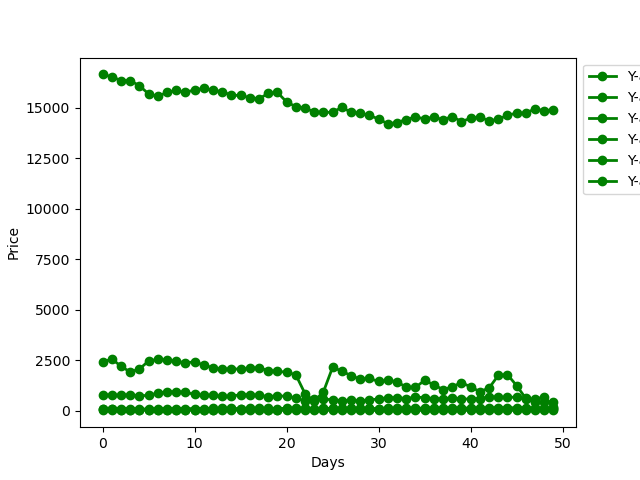
#> input picture stock/CSV/INFY.png, 640 x 480 px; its folder holds 6 pictures in this run
$ python -i PRICE_GRAPH.py   (imports and definitions only)
#> lines starting #> are read from the running program, lines starting #| are printed output that depends on the picture
from tkinter import * # for GUI
import tkinter as tk # For alias
import PIL.Image # to display image on tkinter
# [3 lines not run here, left out]
from PIL import ImageTk , Image
from nltk.sentiment.vader import SentimentIntensityAnalyzer # Import function from library

def Home():
    window=tk.Tk()
    window.title("Sentiment Graph Per Company")
    w, h = window.winfo_screenwidth(), window.winfo_screenheight()
    window.geometry("%dx%d+0+0" % (w, h))
    window.configure(background="black")


    load1 = Image.open(r"CSV/INFY.png")
#> load1 is the input picture: PIL image 640x480 RGBA; mean R, G, B, A 238.8, 245.5, 238.8, 255
    load1 = load1.resize((200,200))
#> load1: PIL image 200x200 RGBA
    render1 = ImageTk.PhotoImage(load1)
    i1 = tk.Label(window, image = render1,fg="white" , height=170, width= 170)
    i1.place(x=0,y=0)
    i1_n = tk.Label(window,text="@Infosys",fg="black" , height=1, width= 10)
    i1_n.place(x=0,y=180)


    load2 = PIL.Image.open(r"CSV/BHEL.png")
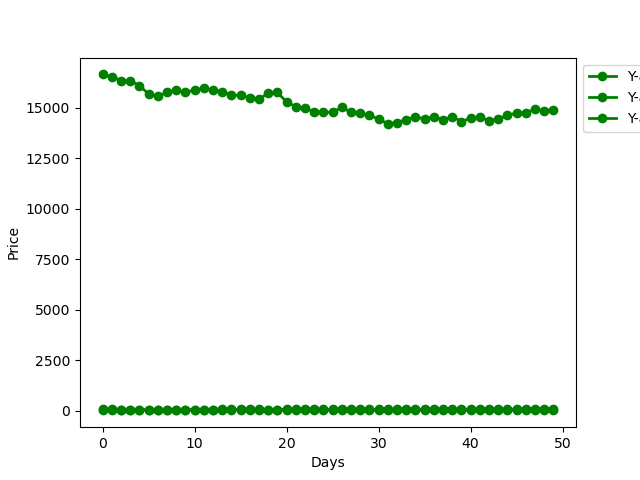
#> input picture stock/CSV/BHEL.png, 640 x 480 px
#> load2 is the input picture: PIL image 640x480 RGBA; mean R, G, B, A 245.4, 248.8, 245.4, 255
    load2 = load2.resize((200,200))
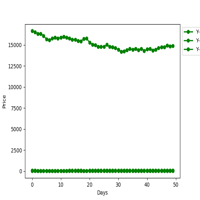
#> load2: PIL image 200x200 RGBA; mean R, G, B, A 245.2, 248.6, 245.2, 255
    render2 = ImageTk.PhotoImage(load2)
    i2 = tk.Label(window, image = render2 , height=170, width= 170)
    i2.place(x=190,y=0)
    i1_n = tk.Label(window,text="@BHEL",fg="black" , height=1, width= 24)
    i1_n.place(x=190,y=180)

    load3 = PIL.Image.open(r"CSV/M&M.png")
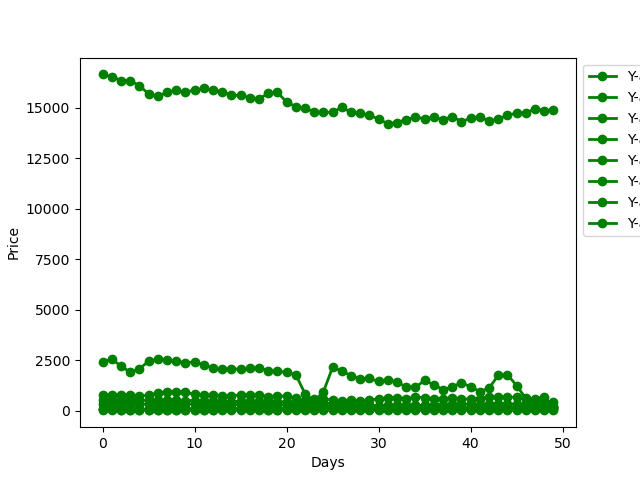
#> input picture stock/CSV/M&M.png, 640 x 480 px
#> load3 is the input picture: PIL image 640x480 RGBA; mean R, G, B, A 237.3, 244.7, 237.3, 255
    load3 = load3.resize((200,200))
#> load3: PIL image 200x200 RGBA
    render3 = ImageTk.PhotoImage(load3)
    i3 = tk.Label(window, image = render3 , height=170, width= 170)
    i3.place(x=380,y=0)
    i1_n = tk.Label(window,text="@M&M",fg="black" , height=1, width= 10)
    i1_n.place(x=380,y=180)

    load4 = PIL.Image.open(r"CSV/MINDTREE.png")
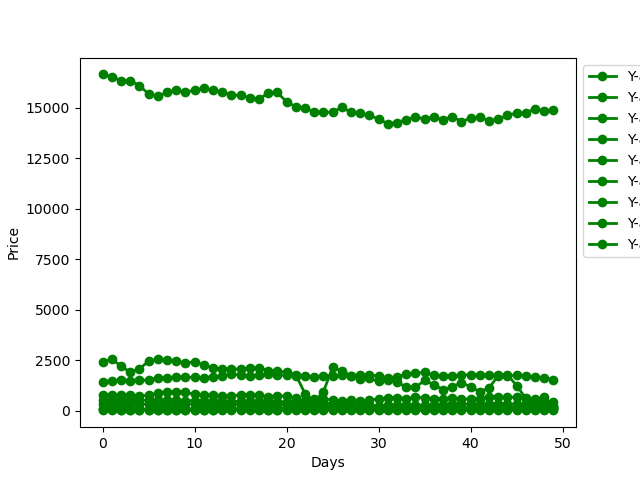
#> input picture stock/CSV/MINDTREE.png, 640 x 480 px
#> load4 is the input picture: PIL image 640x480 RGBA; mean R, G, B, A 234.8, 243.4, 234.8, 255
    load4 = load4.resize((200,200))
#> load4: PIL image 200x200 RGBA
    render4 = ImageTk.PhotoImage(load4)
    i4 = tk.Label(window, image = render4 , height=170, width= 170)
    i4.place(x=570,y=0)
    i1_n = tk.Label(window,text="@MindTree",fg="black" , height=1, width= 10)
    i1_n.place(x=570,y=180)

    load5 = PIL.Image.open(r"CSV/HDFC.png")
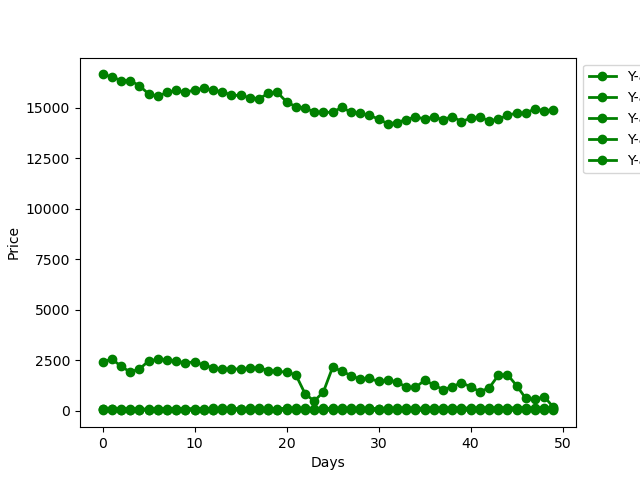
#> input picture stock/CSV/HDFC.png, 640 x 480 px
#> load5 is the input picture: PIL image 640x480 RGBA; mean R, G, B, A 241.6, 246.9, 241.6, 255
    load5 = load5.resize((200,200))
#> load5: PIL image 200x200 RGBA
    render5 = ImageTk.PhotoImage(load5)
    i5 = tk.Label(window, image = render5 , height=170, width= 170)
    i5.place(x=760,y=0)
    i1_n = tk.Label(window,text="@HDFC_Bank",fg="black" , height=1, width= 15)
    i1_n.place(x=760,y=180)

    load6 = PIL.Image.open(r"CSV/SBIN.png")
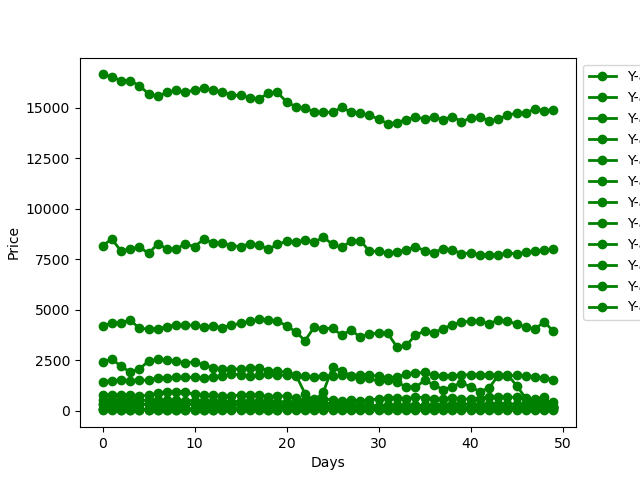
#> input picture stock/CSV/SBIN.png, 640 x 480 px
#> load6 is the input picture: PIL image 640x480 RGBA; mean R, G, B, A 228.1, 240.1, 228.1, 255
    load6 = load6.resize((200,200))
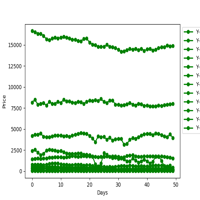
#> load6: PIL image 200x200 RGBA; mean R, G, B, A 227.9, 239.7, 227.9, 255
    render6 = ImageTk.PhotoImage(load6)
    i6 = tk.Label(window, image = render6 , height=170, width= 170)
    i6.place(x=950,y=0)
    i1_n = tk.Label(window,text="@TheOfficialSBI",fg="black" , height=1, width= 15)
    i1_n.place(x=950,y=180)

#> (the run stopped early here; a loop or call above may not have finished)
